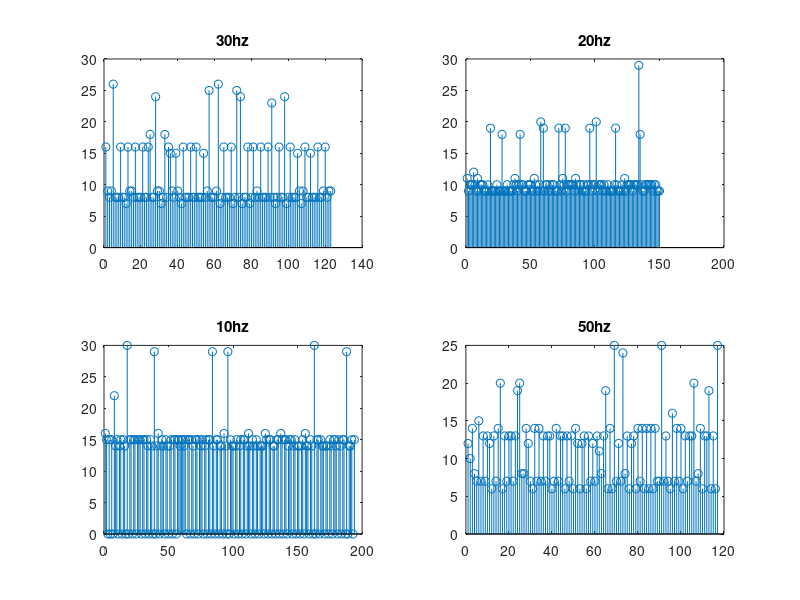

Reproduce this figure in MATLAB.
data=csvread('data30hz.csv');
subplot(221);
stem(data(3:end));
title('30hz');

data2=csvread('data20hz.csv');
subplot(222);
stem(data2(3:end));
title('20hz');

data3=csvread('data10hz.csv');
subplot(223);
stem(data3(3:end));
title('10hz');

data4=csvread('data50hz.csv');
subplot(224);
stem(data4(3:end));
title('50hz');